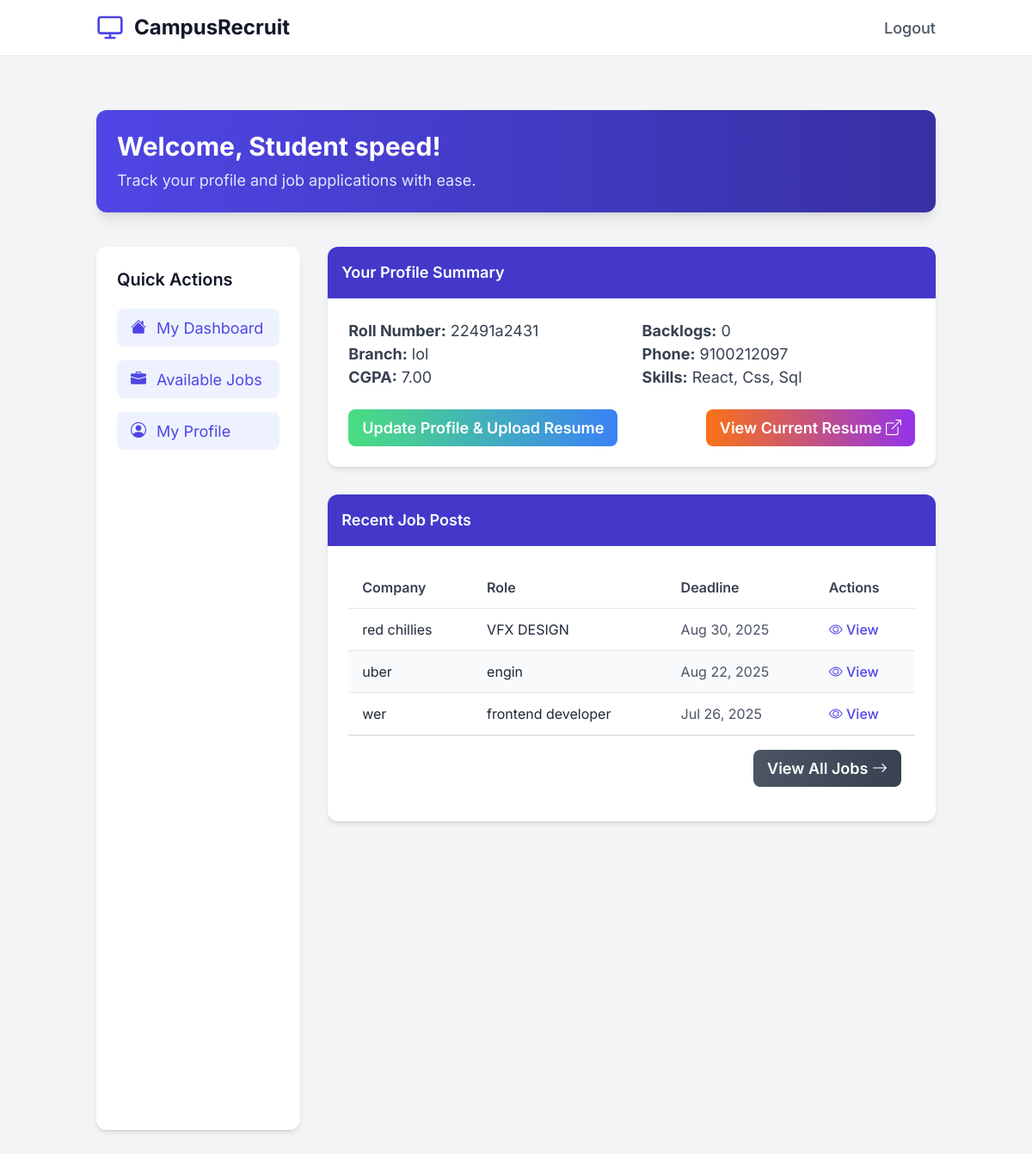
Screenshot of /student/dashboard/ (signed in) with the database file from the repository.
### core/models.py (models this page shows, shortened)
class User(AbstractUser):
    USER_TYPE_CHOICES = (
        ('admin', 'Admin'),
        ('student', 'Student'),
    )
    user_type = models.CharField(max_length=10, choices=USER_TYPE_CHOICES, default='student')

class StudentProfile(models.Model):
    user = models.OneToOneField(User, on_delete=models.CASCADE, primary_key=True, related_name='student_profile')
    roll_number = models.CharField(max_length=20, unique=True) # This MUST be unique=True here (model field)
    branch = models.CharField(max_length=50)
    cgpa = models.DecimalField(max_digits=4, decimal_places=2, null=True, blank=True)
    backlogs = models.IntegerField(default=0)
    skills = models.TextField(blank=True, null=True)
    education = models.TextField(blank=True, null=True)
    experience = models.TextField(blank=True, null=True)
    phone_number = models.CharField(max_length=15, blank=True, null=True)
    resume_file = models.FileField(upload_to='resumes/', blank=True, null=True)

### placement/models.py (models this page shows, shortened)
class Job(models.Model):
    company_name = models.CharField(max_length=100)
    job_role = models.CharField(max_length=100)
    description = models.TextField()
    salary_package = models.CharField(max_length=50, blank=True, null=True)
    eligibility_criteria = models.TextField(help_text="e.g., Min CGPA 7.0, CSE/IT branches, No backlogs")
    application_deadline = models.DateField()
    posted_by = models.ForeignKey(User, on_delete=models.SET_NULL, null=True, blank=True, related_name='posted_jobs')
    posted_at = models.DateTimeField(auto_now_add=True)

### core/views.py (the view)
# urls.py: path('student/dashboard/', login_required(core_views.student_dashboard), name='student_dashboard'),
@login_required
@user_passes_test(is_student)
def student_dashboard(request):
    student_profile = get_object_or_404(StudentProfile, user=request.user)
    applications = student_profile.applications.all().order_by('-applied_at')
    recent_jobs = Job.objects.all().order_by('-posted_at')[:5]
    context = {
        'student_profile': student_profile,
        'applications': applications,
        'recent_jobs': recent_jobs, # <--- ADDED: Pass recent jobs to context
    }
    return render(request, 'core/student_dashboard.html', context)

### core/views.py (called while the page is built)
def is_student(user):
    return user.is_authenticated and user.user_type == 'student'

### templates/core/student_dashboard.html (shortened to what this page needs)
<!DOCTYPE html>
<html lang="en">
<head>
    <script src="https://cdn.tailwindcss.com"></script>
    <link rel="stylesheet" href="https://cdn.jsdelivr.net/npm/bootstrap-icons@1.10.5/font/bootstrap-icons.css">
</head>
<body class="bg-gray-100 text-gray-800">
    <header class="bg-white shadow-sm sticky top-0 z-50 animate-fadeIn">
        <nav class="container mx-auto px-6 py-4 flex justify-between items-center">
            <div class="flex items-center space-x-3">
                <a href="/" class="text-2xl font-bold text-gray-900">CampusRecruit</a>
            </div>
            <div class="hidden md:flex space-x-8">
                <a href="{% url 'logout' %}" class="text-gray-600 hover:text-indigo-600 font-medium transition-colors">Logout</a>
            </div>
        </nav>
    </header>
    <main class="py-16">
        <div class="container mx-auto px-6">
            <div class="bg-gradient-to-r from-indigo-600 to-indigo-800 text-white rounded-xl shadow-lg p-6 mb-10 animate-fadeInUp">
                <h1 class="text-3xl font-bold">Welcome, Student {{ user.username }}!</h1>
                <p class="text-indigo-100 mt-2">Track your profile and job applications with ease.</p>
            </div>
            <div class="flex flex-col lg:flex-row gap-8">
                <aside class="lg:w-1/4 bg-white rounded-xl shadow-md p-6 card-hover-effect animate-on-scroll">
                    <h2 class="text-xl font-semibold text-gray-900 mb-5">Quick Actions</h2>
                    <ul class="space-y-4">
                        <li>
                            <a href="{% url 'student_dashboard' %}" class="flex items-center bg-indigo-50 text-indigo-600 px-4 py-2 rounded-lg hover:bg-indigo-100 transition-colors">
                                <i class="bi bi-house-fill text-lg mr-3 icon-hover"></i> My Dashboard
                            </a>
                        </li>
                        <li>
                            <a href="{% url 'student_job_list' %}" class="flex items-center bg-indigo-50 text-indigo-600 px-4 py-2 rounded-lg hover:bg-indigo-100 transition-colors">
                                <i class="bi bi-briefcase-fill text-lg mr-3 icon-hover"></i> Available Jobs
                            </a>
                        </li>
                        <li>
                            <a href="{% url 'student_profile_view' %}" class="flex items-center bg-indigo-50 text-indigo-600 px-4 py-2 rounded-lg hover:bg-indigo-100 transition-colors">
                                <i class="bi bi-person-circle text-lg mr-3 icon-hover"></i> My Profile
                            </a>
                        </li>
                    </ul>
                </aside>
                <div class="lg:w-3/4">
                    <div class="bg-white rounded-xl shadow-md card-hover-effect animate-on-scroll">
                        <div class="bg-indigo-700 text-white p-4 rounded-t-xl">
                            <h5 class="text-lg font-semibold mb-0">Your Profile Summary</h5>
                        </div>
                        <div class="p-6">
                            {% if student_profile %}
                                <div class="grid grid-cols-1 md:grid-cols-2 gap-6">
                                    <div>
                                        <p class="text-gray-700"><strong>Roll Number:</strong> {{ student_profile.roll_number }}</p>
                                        <p class="text-gray-700"><strong>Branch:</strong> {{ student_profile.branch }}</p>
                                        <p class="text-gray-700"><strong>CGPA:</strong> {{ student_profile.cgpa|default:"N/A" }}</p>
                                    </div>
                                    <div>
                                        <p class="text-gray-700"><strong>Backlogs:</strong> {{ student_profile.backlogs }}</p>
                                        <p class="text-gray-700"><strong>Phone:</strong> {{ student_profile.phone_number|default:"N/A" }}</p>
                                        <p class="text-gray-700"><strong>Skills:</strong> {{ student_profile.skills|default:"Not updated" }}</p>
                                    </div>
                                </div>
                                <div class="mt-6 flex justify-between items-center flex-wrap gap-4">
                                    <a href="{% url 'student_profile_view' %}" class="btn-primary px-4 py-2">Update Profile & Upload Resume</a>
                                    {% if student_profile.resume_file %}
                                        <a href="{{ student_profile.resume_file.url }}" target="_blank" class="btn-secondary px-4 py-2">View Current Resume <i class="bi bi-box-arrow-up-right"></i></a>
                                    {% endif %}
                                </div>
                            {% else %}
                                <p class="text-gray-600">Your student profile is not yet complete. Please <a href="{% url 'student_profile_view' %}" class="text-indigo-600 hover:underline">update your profile</a> to view full details and apply for jobs.</p>
                            {% endif %}
                        </div>
                    </div>
                    <div class="bg-white rounded-xl shadow-md card-hover-effect animate-on-scroll mt-8">
                        <div class="bg-indigo-700 text-white p-4 rounded-t-xl">
                            <h5 class="text-lg font-semibold mb-0">Recent Job Posts</h5>
                        </div>
                        <div class="p-6">
                            {% if recent_jobs %}
                                <div class="overflow-x-auto">
                                    <table class="w-full text-left table-hover">
                                        <thead>
                                            <tr class="border-b border-gray-200">
                                                <th class="py-3 text-gray-700 font-semibold">Company</th>
                                                <th class="py-3 text-gray-700 font-semibold">Role</th>
                                                <th class="py-3 text-gray-700 font-semibold">Deadline</th>
                                                <th class="py-3 text-gray-700 font-semibold">Actions</th>
                                            </tr>
                                        </thead>
                                        <tbody>
                                            {% for job in recent_jobs %}
                                                <tr class="border-b border-gray-200 even:bg-gray-50">
                                                    <td class="py-3">{{ job.company_name|default:"N/A" }}</td>
                                                    <td class="py-3">{{ job.job_role|default:"N/A" }}</td>
                                                    <td class="py-3">
                                                        <span class="{% if job.application_deadline|date:'U' < today|date:'U' %}text-red-600{% else %}text-gray-600{% endif %}">
                                                            {{ job.application_deadline|date:"M d, Y"|default:"N/A" }}
                                                        </span>
                                                    </td>
                                                    <td class="py-3">
                                                        <a href="{% url 'student_job_list' %}" class="text-indigo-600 hover:text-indigo-800 font-medium"><i class="bi bi-eye icon-hover"></i> View</a>
                                                    </td>
                                                </tr>
                                            {% endfor %}
                                        </tbody>
                                    </table>
                                </div>
                                <div class="p-4 border-t border-gray-200 text-right">
                                    <a href="{% url 'student_job_list' %}" class="inline-block bg-gradient-to-r from-gray-600 to-gray-700 text-white px-4 py-2 rounded-lg font-semibold hover:from-gray-700 hover:to-gray-800 transition-all">View All Jobs <i class="bi bi-arrow-right icon-hover"></i></a>
                                </div>
                            {% else %}
                                <p class="text-gray-600">No recent job posts available.</p>
                            {% endif %}
                        </div>
                    </div>
                </div>
            </div>
        </div>
    </main>
</body>
</html>

### templates/core/student_dashboard.html (style rules this page uses)
body { font-family: 'Inter', sans-serif; font-size: 18px; }
.animate-fadeIn { animation: fadeIn 1s ease-out forwards; }
.animate-fadeInUp { animation: fadeInUp 1s ease-out forwards; }
.animate-on-scroll { opacity: 0; transform: translateY(20px); transition: opacity 0.5s ease-out, transform 0.5s ease-out; }
.animate-on-scroll.in-view { opacity: 1; transform: translateY(0); }
.card-hover-effect { transition: transform 0.3s ease-in-out, box-shadow 0.3s ease-in-out; }
.icon-hover { transition: transform 0.2s ease-in-out; }
h1 { font-size: 2.5rem; }
h2 { font-size: 1.5rem; }
h5 { font-size: 1.25rem; }
.text-3xl { font-size: 2rem; }
.text-xl { font-size: 1.375rem; }
.text-lg { font-size: 1.125rem; }
.p-6 { padding: 1.5rem; }
.p-4 { padding: 1.25rem; }
.py-3 { padding-top: 0.75rem; padding-bottom: 0.75rem; }
table { font-size: 1rem; }
th, td { padding: 1rem; }
.btn-primary, .btn-secondary { background: linear-gradient(to right, #4ade80, #3b82f6); color: white; border: none; padding: 0.75rem 1.5rem; font-weight: 600; border-radius: 0.5rem; transition: transform 0.3s ease, box-shadow 0.3s ease; }
.btn-secondary { background: linear-gradient(to right, #f97316, #9333ea); }

### rows the page displays
User: username "speed"
StudentProfile: roll_number "22491a2431", branch "lol", cgpa "7.00", backlogs "0", phone_number "9100212097", skills "React, Css, Sql"
Job: company_name "red chillies", job_role "VFX DESIGN", application_deadline "Aug 30, 2025"
Job: company_name "uber", job_role "engin", application_deadline "Aug 22, 2025"
Job: company_name "wer", job_role "frontend developer", application_deadline "Jul 26, 2025"
